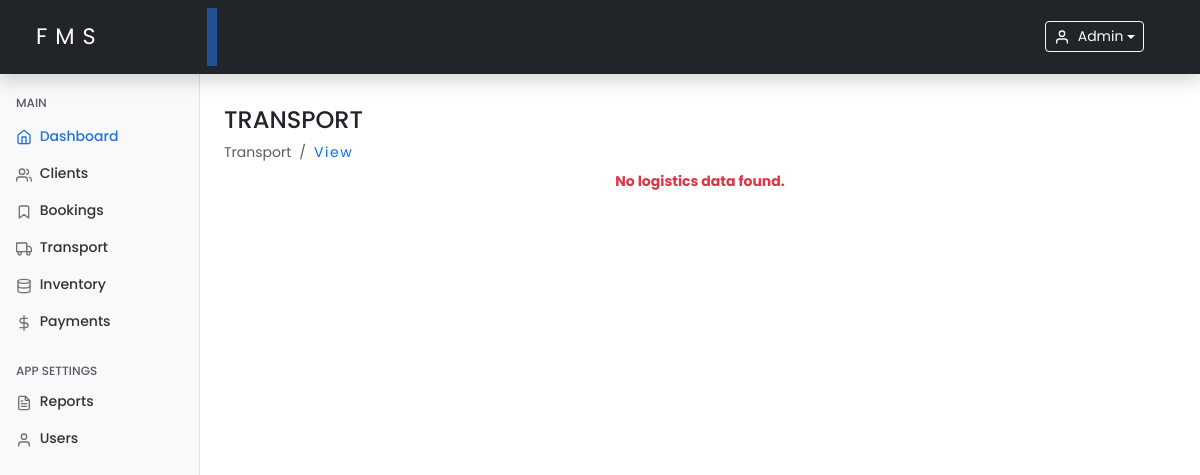
The page /logistics.php?status=error (signed in) on the database as committed earlier.
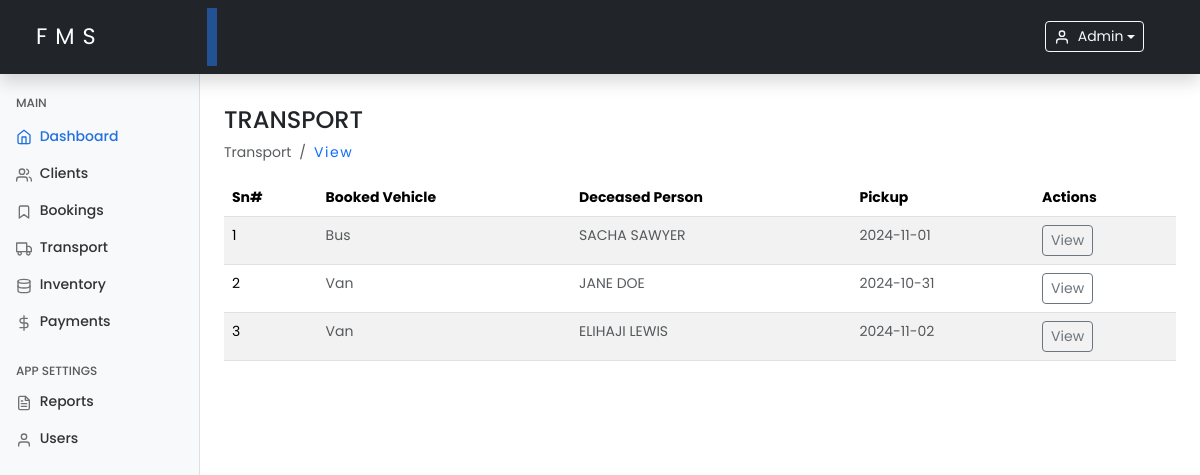
The same page on the database as committed later.
### tables this page shows
CREATE TABLE `bookings` (
  `id` int(11) NOT NULL,
  `client_id` varchar(100) NOT NULL,
  `deceased_name` varchar(100) NOT NULL,
  `service_type` enum('burial','cremation','other') DEFAULT 'burial',
  `schedule_date` date NOT NULL,
  `vehicle_type` varchar(150) DEFAULT NULL,
  `request` varchar(255) DEFAULT NULL,
  `status` enum('scheduled','completed') DEFAULT 'scheduled',
  `created_at` timestamp NOT NULL DEFAULT current_timestamp(),
  `updated_at` timestamp NOT NULL DEFAULT current_timestamp() ON UPDATE current_timestamp()
);

### includes/functions.php (called while the page is built, shortened)
<?php
function getLogisticsData($conn)
{
    $logisticsData = [];
    $query = "SELECT b.id, b.client_id, b.vehicle_type, b.status, b.deceased_name, b.schedule_date,
                    c.client_name AS client_name, b.created_at, b.updated_at
              FROM bookings b
              JOIN clients c ON b.client_id = c.id
              ORDER BY b.created_at DESC";
    $result = $conn->query($query);
    if ($result && $result->num_rows > 0) {
        while ($row = $result->fetch_assoc()) {
            $logisticsData[] = $row;
        }
    }
    return $logisticsData;
}

### logistics.php (the view, shortened to what this page needs)
<?php
include 'includes/functions.php';
$logistics = getLogisticsData($conn);
include './includes/header.php';
include './includes/sidebar.php';
?>
<main class="col-md-9 ms-sm-auto col-lg-10 px-md-4 mt-2">
    <h4 class="text-uppercase mt-4">Transport</h4>
    <ol class="breadcrumb mb-2">
        <li class="breadcrumb-item active">Transport</li>
        <li class="breadcrumb-item">
            <a class="text-decoration-none hover-underline" href="./logistics.php">View</a>
        </li>
    </ol>
    <div class="table">
        <?php if (!empty($logistics)): ?>
            <table class="table table-striped table-hover mt-3" id="logisticsTable">
                <thead>
                    <tr>
                        <th>Sn#</th>
                        <th>Booked Vehicle</th>
                        <th>Deceased Person</th>
                        <th>Pickup</th>
                        <th>Actions</th>
                    </tr>
                </thead>
                <tbody>
                    <?php foreach ($logistics as $index => $logistic): ?>
                        <tr>
                            <td><?php echo $index + 1; ?></td>
                            <td class="text-muted text-capitalize"><?php echo htmlspecialchars($logistic['vehicle_type']); ?></td>
                            <td class="text-muted text-uppercase"><?php echo htmlspecialchars($logistic['deceased_name']); ?></td>
                            <td class="text-muted"><?php echo htmlspecialchars($logistic['schedule_date']); ?></td>
                            <td>
                                <a class="btn btn-sm btn-outline-secondary" href="viewLogRecord.php?id=<?php echo $logistic['id']; ?>">View</a>
                            </td>
                        </tr>
                    <?php endforeach; ?>
                </tbody>
            </table>
        <?php else: ?>
            <p class="text-center text-danger">
                <strong>No logistics data found.</strong>
            </p>
        <?php endif; ?>
    </div>
</main>
<?php include './includes/footer.php'; ?>

Rows that differ between the two databases and show on the page:
added bookings: vehicle_type "Bus", deceased_name "SACHA SAWYER", schedule_date "2024-11-01"
added bookings: vehicle_type "Van", deceased_name "JANE DOE", schedule_date "2024-10-31"
added bookings: vehicle_type "Van", deceased_name "ELIHAJI LEWIS", schedule_date "2024-11-02"
Other text that changed with them:
text no longer shown: "No logistics data found."
text now shown: "Sn# Booked Vehicle Deceased Person Pickup Actions"
